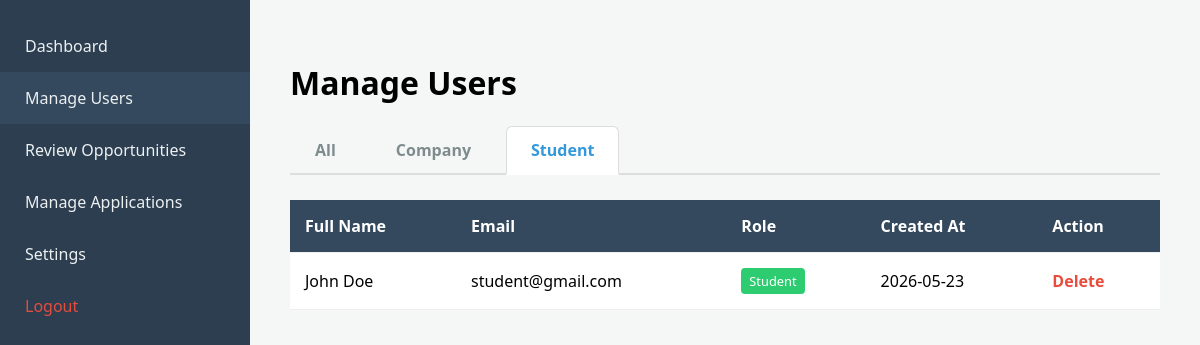
/admin/manage_users.php?tab=student (signed in), run on the app's committed database.
### tables this page shows
CREATE TABLE IF NOT EXISTS users (
    id INT AUTO_INCREMENT PRIMARY KEY,
    full_name VARCHAR(100) NOT NULL,
    email VARCHAR(100) UNIQUE NOT NULL,
    password VARCHAR(255) NOT NULL,
    role ENUM('student','company','admin') NOT NULL,
    delete_request ENUM('none', 'pending') DEFAULT 'none',
    created_at TIMESTAMP DEFAULT CURRENT_TIMESTAMP
);

### admin/manage_users.php (the view, shortened to what this page needs)
<?php
require_once '../config/database.php';
$tab = isset($_GET['tab']) && in_array($_GET['tab'], ['all', 'company', 'student']) ? $_GET['tab'] : 'all';
$sql = "SELECT * FROM users";
if ($tab === 'company') {
    $sql .= " WHERE role = 'company'";
} elseif ($tab === 'student') {
    $sql .= " WHERE role = 'student'";
}
$sql .= " ORDER BY CASE WHEN role = 'admin' THEN 0 ELSE 1 END ASC, id ASC";
$users = $conn->query($sql);
?>
<!DOCTYPE html>
<html lang="en">
<head>
</head>
<body>
    <div class="sidebar">
        <a href="dashboard.php">Dashboard</a>
        <a href="manage_users.php" style="background:#34495e">Manage Users</a>
        <a href="manage_opportunities.php">Review Opportunities</a>
        <a href="manage_applications.php">Manage Applications</a>
        <a href="../settings.php">Settings</a>
        <a href="../auth/logout.php" style="color:#e74c3c">Logout</a>
    </div>
    <div class="main-content">
        <h1>Manage Users</h1>
        <div class="tabs-container">
            <a href="manage_users.php?tab=all" class="tab-link <?php echo $tab === 'all' ? 'active' : ''; ?>">All</a>
            <a href="manage_users.php?tab=company" class="tab-link <?php echo $tab === 'company' ? 'active' : ''; ?>">Company</a>
            <a href="manage_users.php?tab=student" class="tab-link <?php echo $tab === 'student' ? 'active' : ''; ?>">Student</a>
        </div>
        <table>
            <thead>
                <tr>
                    <th>Full Name</th>
                    <th>Email</th>
                    <th>Role</th>
                    <th>Created At</th>
                    <th>Action</th>
                </tr>
            </thead>
            <tbody>
                <?php while($user = $users->fetch_assoc()): ?>
                <tr>
                    <td><?php echo $user['full_name']; ?></td>
                    <td><?php echo $user['email']; ?></td>
                    <td><span class="role role-<?php echo $user['role']; ?>"><?php echo ucfirst($user['role']); ?></span></td>
                    <td><?php echo date('Y-m-d', strtotime($user['created_at'])); ?></td>
                    <td>
                        <?php if($user['id'] != $_SESSION['user_id']): ?>
                            <?php if(isset($user['delete_request']) && $user['delete_request'] == 'pending'): ?>
                                <div style="margin-bottom: 8px;">
                                    <span class="role" style="background:#e74c3c; color:white; font-weight:bold;">Deletion Requested</span>
                                </div>
                                <div style="display: flex; gap: 5px;">
                                    <a href="manage_users.php?approve_delete_id=<?php echo $user['id']; ?>&tab=<?php echo $tab; ?>" class="role" style="text-decoration:none; background:#2ecc71; color:white; font-weight:bold;" onclick="return confirm('Permanently delete this user account?')">Approve</a>
                                    <a href="manage_users.php?reject_delete_id=<?php echo $user['id']; ?>&tab=<?php echo $tab; ?>" class="role" style="text-decoration:none; background:#95a5a6; color:white; font-weight:bold;" onclick="return confirm('Reset and keep this user account?')">Reject</a>
                                </div>
                            <?php else: ?>
                                <a href="manage_users.php?delete_id=<?php echo $user['id']; ?>&tab=<?php echo $tab; ?>" class="delete-btn" onclick="return confirm('Delete this user?')">Delete</a>
                            <?php endif; ?>
                        <?php else: ?>
                            (Me)
                        <?php endif; ?>
                    </td>
                </tr>
                <?php endwhile; ?>
            </tbody>
        </table>
    </div>
</body>
</html>

### admin/manage_users.php (style rules this page uses)
body { font-family: 'Segoe UI', sans-serif; margin: 0; display: flex; background: #f4f7f6; }
.sidebar { width: 250px; background: #2c3e50; color: white; height: 100vh; position: fixed; padding-top: 20px; }
.sidebar a { display: block; padding: 15px 25px; color: #ecf0f1; text-decoration: none; }
.main-content { margin-left: 250px; padding: 40px; width: 100%; }
table { width: 100%; border-collapse: collapse; background: white; }
th, td { padding: 15px; border-bottom: 1px solid #eee; text-align: left; }
th { background: #34495e; color: white; }
.role { padding: 4px 8px; border-radius: 4px; font-size: 0.8em; display: inline-block; }
.role-student { background: #2ecc71; color: white; }
.delete-btn { color: #e74c3c; text-decoration: none; font-weight: bold; }
.tabs-container { display: flex; gap: 10px; margin-bottom: 25px; border-bottom: 2px solid #ddd; padding-bottom: 0; }
.tab-link { padding: 12px 24px; text-decoration: none; color: #7f8c8d; font-weight: bold; border-radius: 6px 6px 0 0; transition: all 0.2s ease; border: 1px solid transparent; border-bottom: none; margin-bottom: -2px; }
.tab-link.active { color: #3498db; border-color: #ddd; background: white; border-bottom: 2px solid white; z-index: 1; }

### data on the page
users: full_name "John Doe", email "student@gmail.com", role "Student", created_at "2026-05-23"
